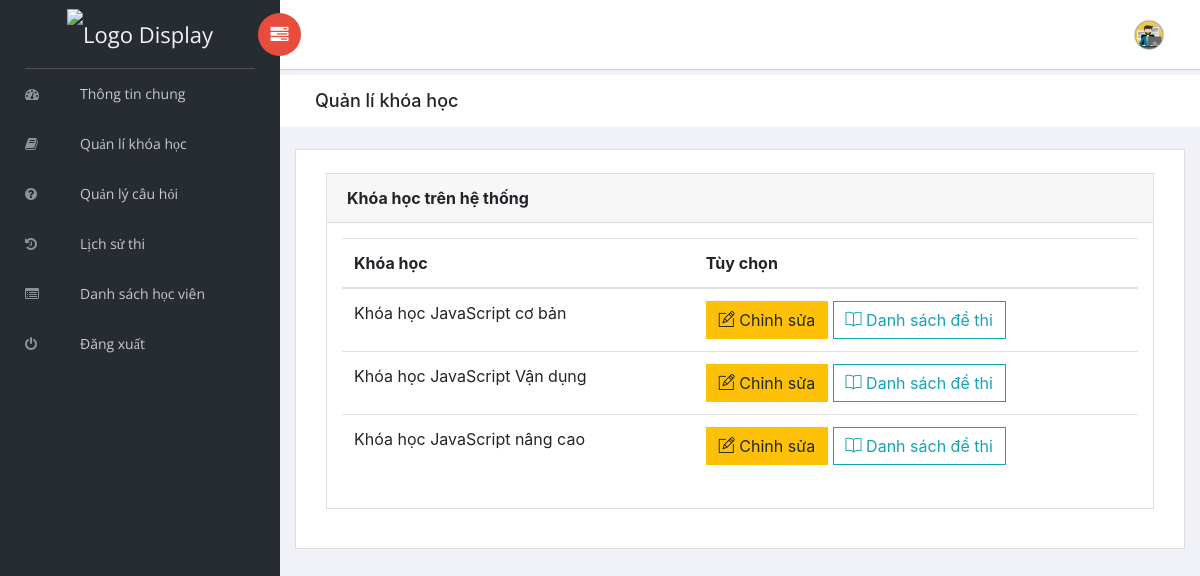
Page /admin/course.php (signed in) on the committed database.
### tables this page shows
CREATE TABLE `khoa_hoc` (
  `id` int(5) NOT NULL,
  `name` varchar(255) NOT NULL,
  `description` longtext DEFAULT NULL
);

### admin/config/connection.php (called while the page is built, shortened)
<?php
class Connection
{
    private $host = DATABASE_HOST;
    private $user = DATABASE_USERNAME;
    private $pass = DATABASE_PASSWORD;
    private $name = DATABASE_NAME;
    public $link;
    private function DBconnect()
    {
        $this->link = new mysqli($this->host, $this->user, $this->pass, $this->name)
            or
            die("Lỗi kết nối Cơ Sở Dữ Liệu: " . $this->link->connect_error);
    }
}

### admin/course.php (the view, shortened to what this page needs)
<!doctype html>
<html class="no-js" lang="en">
<head>
    <link rel="stylesheet" href="vendors/bootstrap/dist/css/bootstrap.min.css">
    <link rel="stylesheet" href="vendors/font-awesome/css/font-awesome.min.css">
    <link rel="stylesheet" href="vendors/themify-icons/css/themify-icons.css">
    <link rel="stylesheet" href="vendors/flag-icon-css/css/flag-icon.min.css">
    <link rel="stylesheet" href="vendors/selectFX/css/cs-skin-elastic.css">
    <link rel="stylesheet" href="assets/css/style.css">
    <link rel="stylesheet" href="assets/css/custome_style.css">
</head>
<body>
    <?php include_once("./layout/sidenav.php") ?>
    <div id="right-panel" class="right-panel">
        <?php include_once("./layout/header.php") ?>
        <div class="breadcrumbs">
            <div class="col-sm-4">
                <div class="page-header float-left">
                    <div class="page-title">
                        <h1>Quản lí khóa học</h1>
                    </div>
                </div>
            </div>
        </div>
        <div class="content mt-3">
            <div class="animated fadeIn">
                <div class="row">
                    <div class="col-lg-12">
                        <div class="card">
                            <div class="card-body">
                                <div class="col-lg-12 mt-2">
                                    <div class="card">
                                        <div class="card-header">
                                            <strong class="card-title">Khóa học trên hệ thống</strong>
                                        </div>
                                        <div class="card-body">
                                            <table class="table table-hover">
                                                <thead>
                                                    <tr>
                                                        <th>Khóa học</th>
                                                        <th>Tùy chọn</th>
                                                    </tr>
                                                </thead>
                                                <tbody>
                                                    <?php include_once("./config/connection.php");
                                                    $query = "SELECT * FROM khoa_hoc";
                                                    $link = new Connection;
                                                    $res = mysqli_query($link->link, $query);
                                                    while ($row = $res->fetch_assoc()) { ?>
                                                        <tr>
                                                            <td><?php echo $row['name']; ?></td>
                                                            <td>
                                                                <a href="./course-edit.php?course=<?php echo $row['id']; ?>" class="btn btn-warning btn-md test">
                                                                    <i class="ti-pencil-alt"></i> Chỉnh sửa
                                                                </a>
                                                                <a href="./exam.php?course=<?php echo $row['id']; ?>" class="btn btn-outline-info btn-md">
                                                                    <i class="ti-book"></i> Danh sách đề thi
                                                                </a>
                                                            </td>
                                                        </tr>
                                                    <?php }
                                                    ?>
                                                </tbody>
                                            </table>
                                        </div>
                                    </div>
                                </div>
                            </div>
                        </div>
                    </div>
                </div>
            </div>
        </div>
    </div>
</body>
</html>

### rows in the picture
khoa_hoc: name "Khóa học JavaScript cơ bản"
khoa_hoc: name "Khóa học JavaScript Vận dụng"
khoa_hoc: name "Khóa học JavaScript nâng cao"
